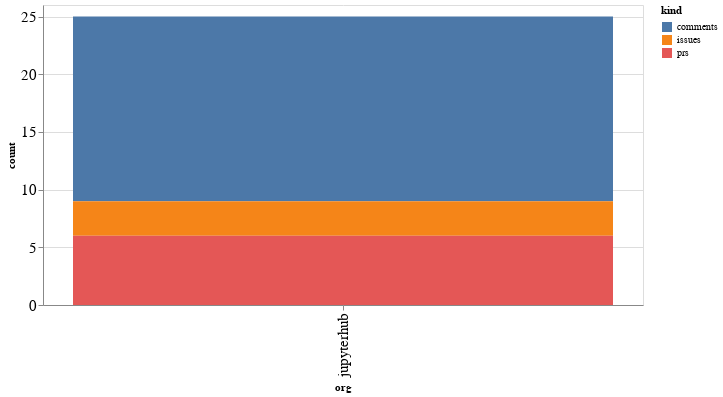

The notebook cell this image was saved under:
### Code cell
alt.Chart(org_summaries, width=600).mark_bar().encode(
    x='org',
    y='count',
    color='kind',
    tooltip="org"
)

### Figure 1 — Vega-Lite specification as saved in the notebook (floating-point values rounded to 4 significant figures)
{"config": {"axisLeft": {"labelFontSize": 15}, "axisBottom": {"labelFontSize": 15}}, "data": {"name": "data-b754326fae1fca6ba0c0e843642a8830"}, "mark": "bar", "encoding": {"color": {"type": "nominal", "field": "kind"}, "tooltip": {"type": "nominal", "field": "org"}, "x": {"type": "nominal", "field": "org"}, "y": {"type": "quantitative", "field": "count"}}, "width": 600, "$schema": "https://vega.github.io/schema/vega-lite/v4.8.1.json", "datasets": {"data-b754326fae1fca6ba0c0e843642a8830": [{"org": "jupyterhub", "kind": "comments", "count": 16}, {"org": "jupyterhub", "kind": "issues", "count": 3}, {"org": "jupyterhub", "kind": "prs", "count": 6}]}}
